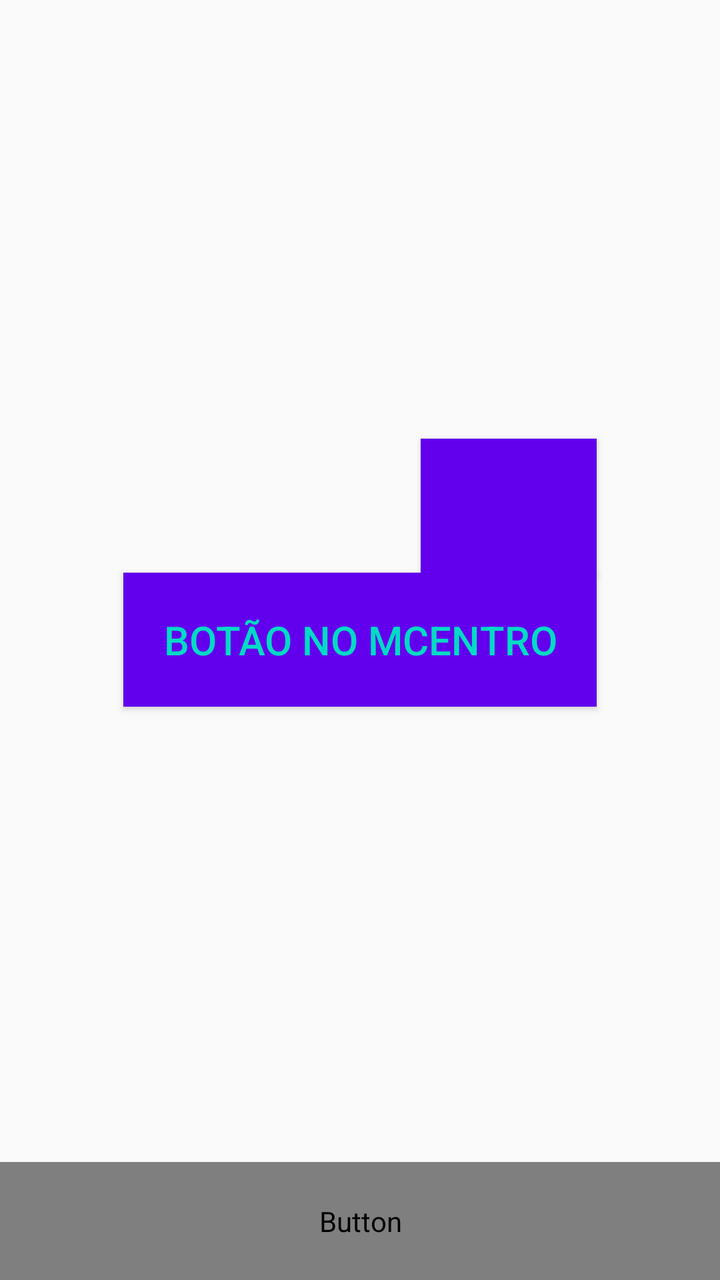
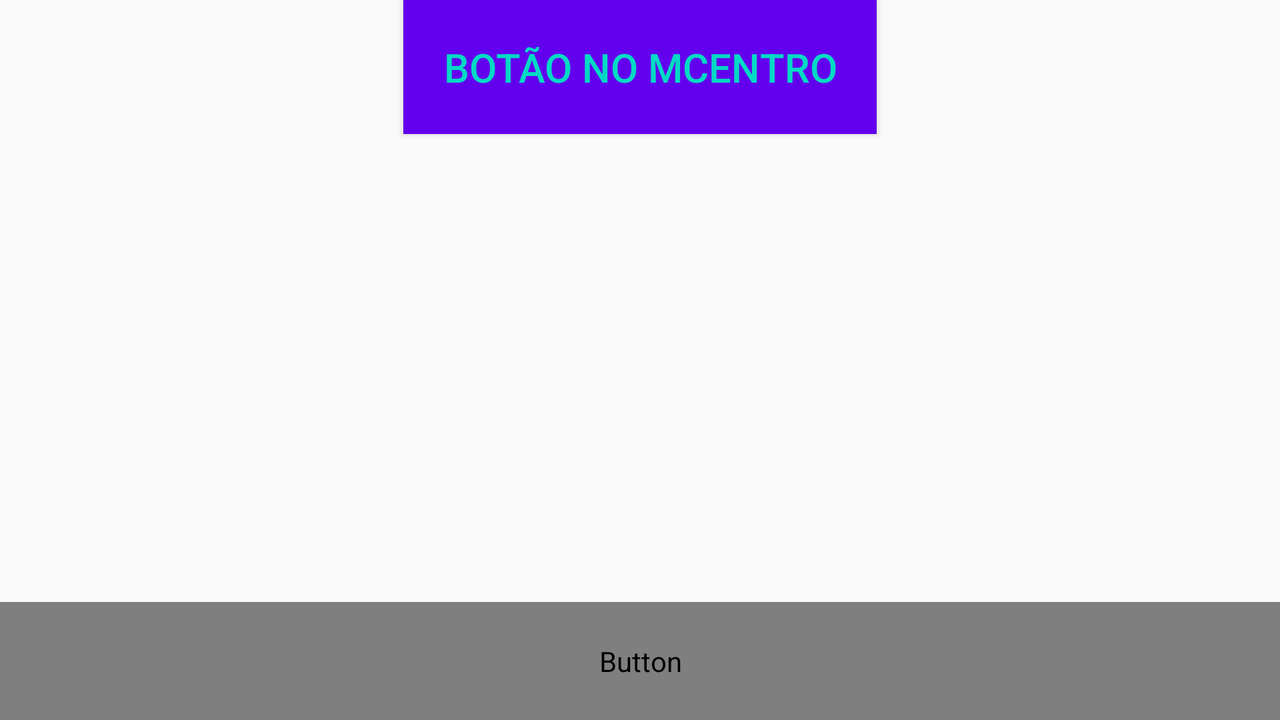

The same Android screen from two of the app's own layout files: first res/layout/ as a phone draws it, then the repository's variant for another configuration, drawn on a device whose configuration selects that folder. Both files follow.
<!-- AndroidManifest.xml: application theme AppTheme -->
<!-- res/layout/activity_main.xml -->
<?xml version="1.0" encoding="utf-8"?>
<RelativeLayout xmlns:android="http://schemas.android.com/apk/res/android"
    xmlns:tools="http://schemas.android.com/tools"
    android:id="@+id/activity_main"
    android:layout_width="match_parent"
    android:layout_height="match_parent"


    tools:context="segundotina.fiap.com.br.layout.MainActivity">

    <Button
        android:layout_width="wrap_content"
        android:layout_height="wrap_content"
        android:text="@string/botao_no_centro"
        android:layout_centerHorizontal="true"
        android:layout_centerVertical="true"
        android:id="@+id/btnCentroTela"
        style="@style/estilo_tina"
        />

    <Button
        android:layout_width="wrap_content"
        android:layout_height="wrap_content"
        android:layout_above="@+id/btnCentroTela"
        android:layout_alignRight="@+id/btnCentroTela"
        style="@style/estilo_tina"

        />

    <Button
        android:layout_width="match_parent"
        android:layout_height="wrap_content"
        android:layout_alignParentBottom="true"
        android:text="@string/btn_final_tela"
        style="@style/estilo_tina.cor_branco"

        />

</RelativeLayout>
<!-- resources referenced by this layout -->
<resources>
  <string name="botao_no_centro">botão no mcentro</string>
  <string name="btn_final_tela">btn final tela</string>
  <style name="estilo_tina">
  
              <item name="android:textColor"> @color/colorAccent</item>
              <item name="android:textSize">@dimen/tamanho_padrao_texto</item>
              <item name="android:padding">20dp</item>
              <item name="android:background">@color/colorPrimary</item>
  
          </style>
  <style name="estilo_tina.cor_branco">
  
              <item name="android:textColor">@color/texto</item>
  
          </style>
  <style name="AppTheme" parent="Theme.AppCompat.Light.DarkActionBar">
          
          <item name="colorPrimary">@color/colorPrimary</item>
          <item name="colorPrimaryDark">@color/colorPrimaryDark</item>
          <item name="colorAccent">@color/colorAccent</item>
      </style>
  <dimen name="tamanho_padrao_texto">20sp</dimen>
</resources>
<!-- res/layout-land/activity_main.xml (the repository's variant of the layout above) -->
<!-- drawn on the phone turned sideways -->
<?xml version="1.0" encoding="utf-8"?>
<RelativeLayout xmlns:android="http://schemas.android.com/apk/res/android"
    xmlns:tools="http://schemas.android.com/tools"
    android:id="@+id/activity_main"
    android:layout_width="match_parent"
    android:layout_height="match_parent"


    tools:context="segundotina.fiap.com.br.layout.MainActivity">

    <Button
        android:layout_width="wrap_content"
        android:layout_height="wrap_content"
        android:text="@string/botao_no_centro"
        android:layout_centerHorizontal="true"
        android:layout_centerVertical="false"
        android:id="@+id/btnCentroTela"
        style="@style/estilo_tina"
        />

    <Button
        android:layout_width="wrap_content"
        android:layout_height="wrap_content"
        android:layout_above="@+id/btnCentroTela"
        android:layout_alignRight="@+id/btnCentroTela"
        style="@style/estilo_tina"

        />

    <Button
        android:layout_width="match_parent"
        android:layout_height="wrap_content"
        android:layout_alignParentBottom="true"
        android:text="@string/btn_final_tela"
        style="@style/estilo_tina.cor_branco"

        />

</RelativeLayout>
